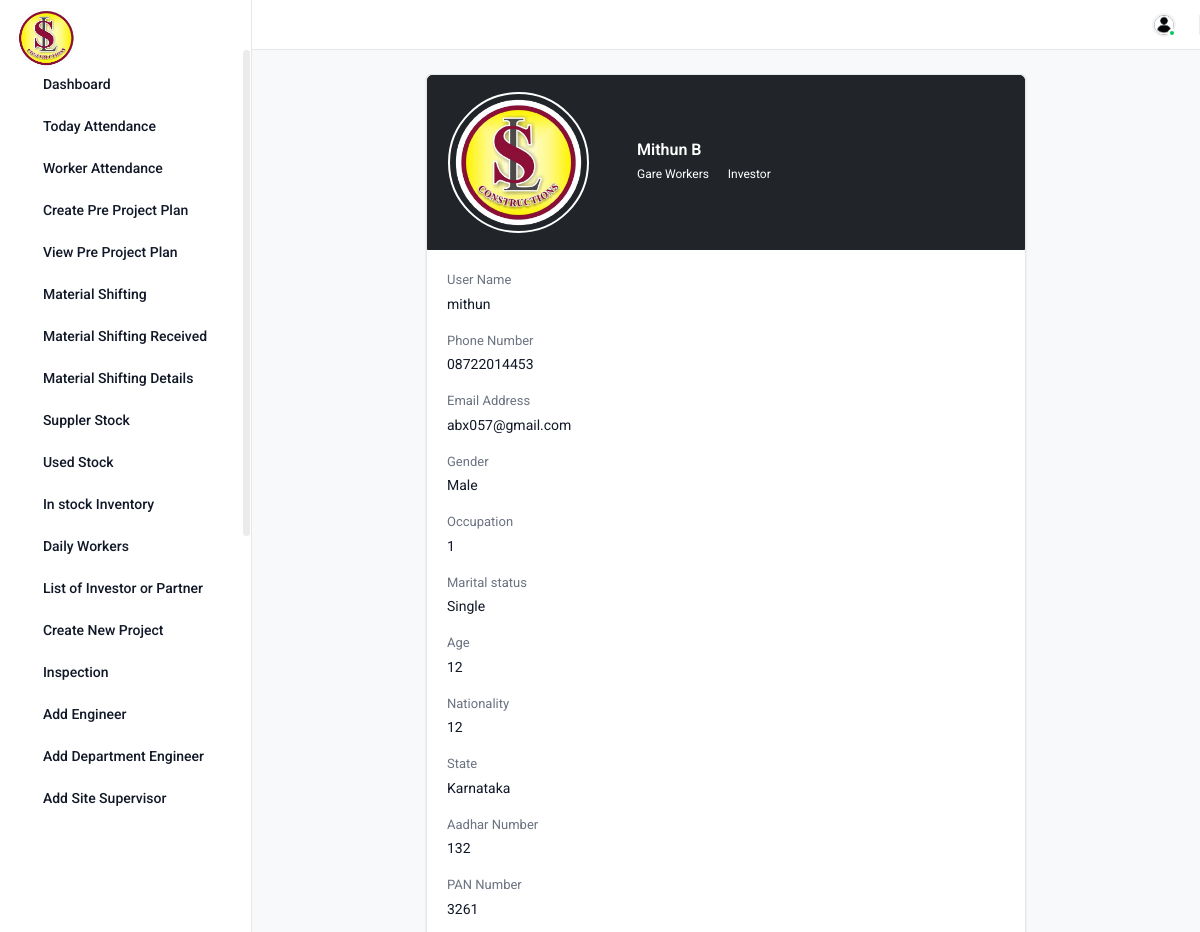
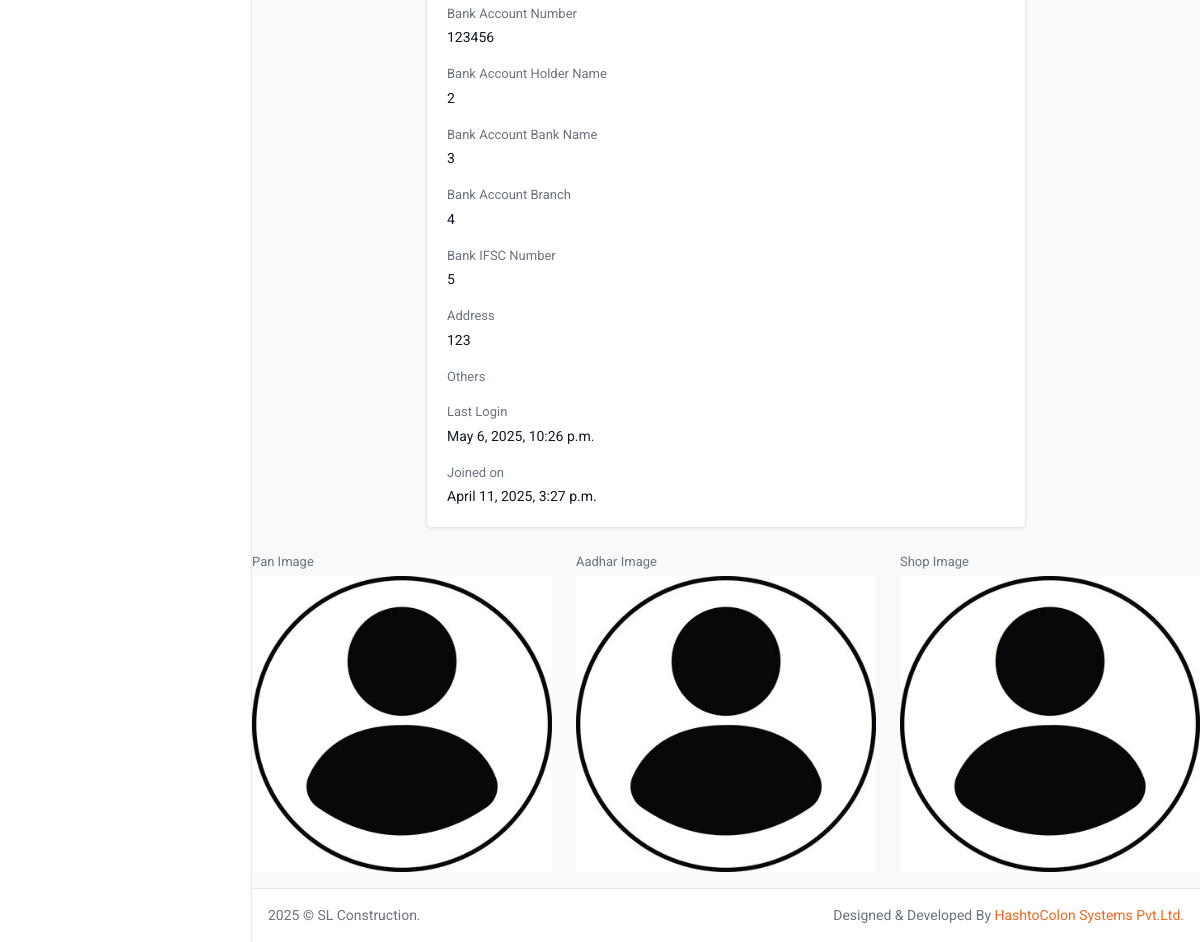
The app's page /profile/ (signed in) with its own data (2 pictures, top to bottom).
### base/models.py (models this page shows, shortened)
class Profile(models.Model) :
   user = models.OneToOneField(User, on_delete=models.CASCADE)
   address=models.TextField(default="", blank=True)
   image=models.ImageField(upload_to='profile/' ,blank=True,)
   occupation=models.CharField(max_length=155, default="", blank=True)
   gender=models.CharField(max_length=55, choices = gender_choice, default="", blank=True)
   marital_status=models.CharField(max_length=155, choices=marital_status_choice, default="", blank=True)
   age=models.IntegerField( default=0, blank=True)
   nationality=models.CharField(max_length=55, default="", blank=True)
   state=models.CharField(max_length=155,choices = state_choice, default="", blank=True)
   email=models.CharField(max_length=55, default="", blank=True)
   phone=models.CharField(max_length=55, default="", blank=True)
   aadhar=models.CharField(max_length=55, default="", blank=True)
   pan=models.CharField(max_length=55, default="", blank=True)
   pan_image=models.ImageField(upload_to='profile/' ,blank=True,)
   aadhar_image=models.ImageField(upload_to='profile/' ,blank=True,)
   shop_type=models.CharField(max_length=255, default="", blank=True)
   shop_image=models.ImageField(upload_to='profile/' ,blank=True,)
   bank_account=models.CharField(max_length=55, default="", blank=True)
   bank_account_name=models.CharField(max_length=155, default="", blank=True)
   bank_account_bank_name=models.CharField(max_length=155, default="", blank=True)
   bank_account_branch_name=models.CharField(max_length=155, default="", blank=True)
   ifsc_code=models.CharField(max_length=55, default="", blank=True)
   role = models.CharField(max_length = 135, null=True, blank=True)
   others=models.CharField(max_length=255, default="", blank=True)

class User(AbstractUser):
   designation = models.CharField(max_length = 20, choices = designation_choice, null=True, blank=True)

### base/views.py (the view)
# urls.py: path("profile/",views.profile, name="profile"),
@login_required
def profile(request):
    post = Profile.objects.get(user=request.user)
    return render(request, "profile.html",{"post":post})

### templates/profile.html (shortened to what this page needs)
{% extends "base.html" %}
{% load static %}
{% load widget_tweaks %}
{% block content %}
	<div class="content  d-flex justify-content-center">
					<div class="col-xl-8 d-flex">
						<div class="card position-relative flex-fill">
							<div class="card-header bg-dark">
								<div class="d-flex align-items-center">
                                    <span class="avatar avatar-lg avatar-rounded border border-white border-2 flex-shrink-0 me-5">
                                        {% if post.image %}
										<img src="{{post.image.url}}" alt="Img">
                                        {% else %}
										<img src="{% static "img/user.jpg" %}"  alt="Img">
                                        {% endif %}
									</span>
									<div>
										<h5 class="text-white mb-1">{{user.first_name}} {{user.last_name}}</h5>
										<div class="d-flex align-items-center">
                                            {% if post.role %}
                                            <p class="text-white fs-12 mb-0">{{post.role}}</p>
                                            {% endif %}
										<span class="mx-1"><i class="ti ti-point-filled text-primary"></i></span>
										<p class="fs-12">{{user.designation}}</p>
									</div>
									</div>
								</div>
							</div>
							<div class="card-body">
								<div class="mb-3">
									<span class="d-block mb-1 fs-13">User Name</span>
									<p class="text-gray-9">{{user.username}}</p>
								</div>
								<div class="mb-3">
									<span class="d-block mb-1 fs-13">Phone Number</span>
									<p class="text-gray-9">{{post.phone}}</p>
								</div>
								<div class="mb-3">
									<span class="d-block mb-1 fs-13">Email Address</span>
									<p class="text-gray-9">{{post.email}}</p>
								</div>
								<div class="mb-3">
									<span class="d-block mb-1 fs-13">Gender </span>
									<p class="text-gray-9">{{post.gender}}</p>
								</div>
								<div class="mb-3">
									<span class="d-block mb-1 fs-13">Occupation </span>
									<p class="text-gray-9">{{post.occupation}}</p>
								</div><div class="mb-3">
									<span class="d-block mb-1 fs-13">Marital status </span>
									<p class="text-gray-9">{{post.marital_status}}</p>
								</div><div class="mb-3">
									<span class="d-block mb-1 fs-13">Age </span>
									<p class="text-gray-9">{{post.age}}</p>
								</div><div class="mb-3">
									<span class="d-block mb-1 fs-13">Nationality </span>
									<p class="text-gray-9">{{post.nationality}}</p>
								</div><div class="mb-3">
									<span class="d-block mb-1 fs-13">State</span>
									<p class="text-gray-9">{{post.state}}</p>
								</div>
                                	<div class="mb-3">
									<span class="d-block mb-1 fs-13">Aadhar Number</span>
									<p class="text-gray-9">{{post.aadhar}}</p>
								</div>
                                	<div class="mb-3">
									<span class="d-block mb-1 fs-13">PAN Number</span>
									<p class="text-gray-9">{{post.pan}}</p>
								</div>
                                	<div class="mb-3">
									<span class="d-block mb-1 fs-13">Bank Account Number</span>
									<p class="text-gray-9">{{post.bank_account}}</p>
								</div>
								<div class="mb-3">
									<span class="d-block mb-1 fs-13">Bank Account Holder Name</span>
									<p class="text-gray-9">{{post.bank_account_name}}</p>
								</div>
								<div class="mb-3">
									<span class="d-block mb-1 fs-13">Bank Account Bank Name</span>
									<p class="text-gray-9">{{post.bank_account_bank_name}}</p>
								</div>
								<div class="mb-3">
									<span class="d-block mb-1 fs-13">Bank Account Branch</span>
									<p class="text-gray-9">{{post.bank_account_branch_name}}</p>
								</div>
                                	<div class="mb-3">
									<span class="d-block mb-1 fs-13">Bank IFSC Number</span>
									<p class="text-gray-9">{{post.ifsc_code}}</p>
								</div>
                                	<div class="mb-3">
									<span class="d-block mb-1 fs-13">Address</span>
									<p class="text-gray-9">{{post.address}}</p>
								</div>
								<div class="mb-3">
									<span class="d-block mb-1 fs-13">Others</span>
								</div>
								<div class="mb-3">
									<span class="d-block mb-1 fs-13">Last Login</span>
									<p class="text-gray-9">{{user.last_login}} </p>
								</div>
								<div>
									<span class="d-block mb-1 fs-13">Joined on</span>
									<p class="text-gray-9">{{user.date_joined}}</p>
								</div>
							</div>
						</div>
					</div>
					</div>
					<div class="row">
						{% if post.pan_image %}
						<div class="mb-3 col-xl-4 ">
						<span class="d-block mb-1 fs-13">Pan Image</span>
										<img src="{{post.pan_image.url}}" alt="Img">
									</div>
									{% endif %}
									{% if post.pan_image %}
										<div class="mb-3 col-xl-4">
									<span class="d-block mb-1 fs-13">Aadhar Image</span>
										<img src="{{post.pan_image.url}}" alt="Img">
									</div>
									{% endif %}
									{% if post.shop_image %}
								<div class="mb-3 col-xl-4">
									<span class="d-block mb-1 fs-13">Shop Image</span>
										<img src="{{post.shop_image.url}}" alt="Img">
									</div>
									{% endif %}
								</div>
{% endblock content %}

### records on screen
Profile: image (picture), role "Gare Workers", phone "08722014453", email "abx057@gmail.com", gender "Male", occupation "1", marital_status "Single", age "12", nationality "12", state "Karnataka", aadhar "132", pan "3261", bank_account "123456", bank_account_name "2", bank_account_bank_name "3", bank_account_branch_name "4", ifsc_code "5", address "123", pan_image (placeholder picture), shop_image (picture)
User: first_name "Mithun", last_name "B", designation "Investor", username "mithun", last_login "May 6, 2025, 10:26 p.m.", date_joined "April 11, 2025, 3:27 p.m."
